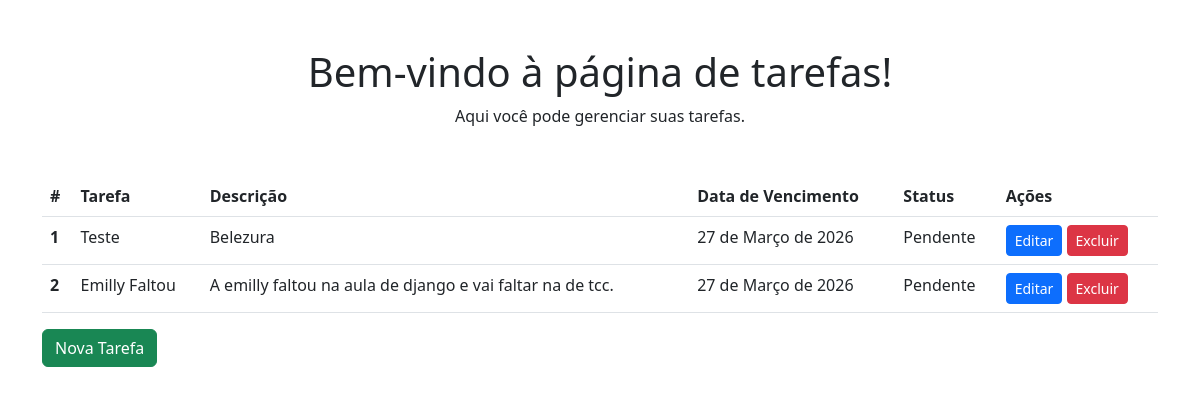
/tasks/, run on an earlier commit of the app's database.
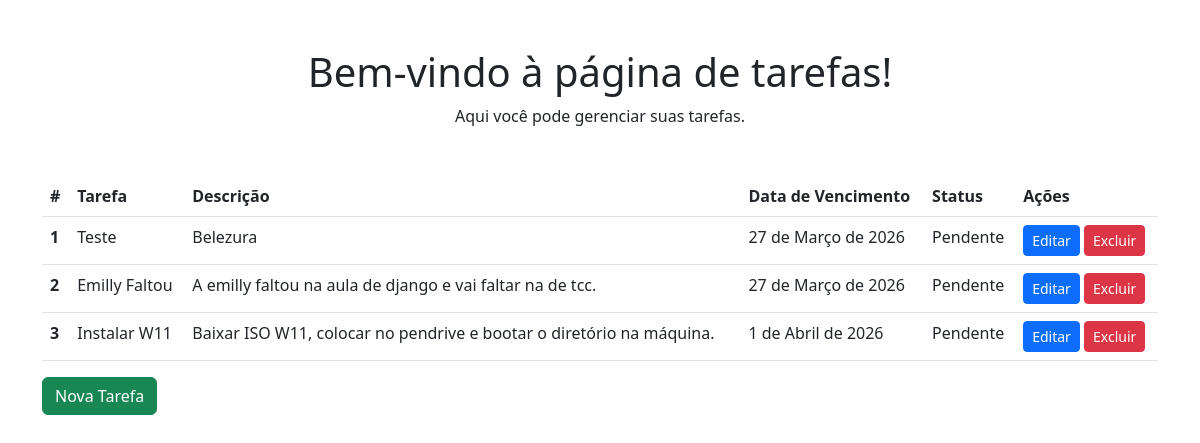
And on a later commit of the database.
### task/models.py (models this page shows, shortened)
class Tarefa(models.Model):
    titulo = models.CharField(
        max_length=30,
        null=False,
        blank=False
    )
    descricao = models.CharField(
        max_length=500,
        null=False,
        blank=False
    )
    data = models.DateField()
    status = models.BooleanField()

### task/views.py (the view)
# urls.py: path('tasks/', task_list, name='tasks'),
def task_list(request):
    tarefas = Tarefa.objects.all()
    return render(request, 'task/tasks.html', {'tarefas':tarefas})

### templates/task/tasks.html (shortened to what this page needs)
{% load static %}
<!DOCTYPE html>
<html>
    <head>
        <link rel="stylesheet" href="{% static 'task/styles/tasks.style.css' %}">
        <link href="https://cdn.jsdelivr.net/npm/bootstrap@5.3.0/dist/css/bootstrap.min.css" rel="stylesheet">
    </head>
    <body>
        <div class="container mt-5">
            <h1 class="text-center">Bem-vindo à página de tarefas!</h1>
            <p class="text-center">Aqui você pode gerenciar suas tarefas.</p>
            <table class="table mt-5">
            <thead>
                <tr>
                    <th scope="col">#</th>
                    <th scope="col">Tarefa</th>
                    <th scope="col">Descrição</th>
                    <th scope="col">Data de Vencimento</th>
                    <th scope="col">Status</th>
                    <th scope="col">Ações</th>
                </tr>
            </thead>
            <tbody>
                {% for tarefa in tarefas %}
                <tr>
                    <th scope="row">{{ tarefa.id }}</th>
                    <td>{{ tarefa.titulo }}</td>
                    <td>{{ tarefa.descricao }}</td>
                    <td>{{ tarefa.data }}</td>
                    <td>{% if tarefa.status %} Concluído {% else %} Pendente {% endif %}</td>
                    <td>
                        <a class="btn btn-primary btn-sm" href="{% url 'edit_task' %}">Editar</a>
                        <button type="button" class="btn btn-danger btn-sm"
                                data-bs-toggle="modal"
                                data-bs-target="#deleteModal{{ tarefa.id }}">
                            Excluir
                        </button>
                    </td>
                    </tr>
                {% endfor %}
            </tbody>
            </table>
            <a class="btn btn-success" href="{% url 'create_task' %}">Nova Tarefa</a>
        </div>
    </body>
</html>

What changed in the data, as far as the page shows it:
added Tarefa: id "3", titulo "Instalar W11", descricao "Baixar ISO W11, colocar no pendrive e bootar o diretório na máquina.", data "1 de Abril de 2026", status "Pendente"
